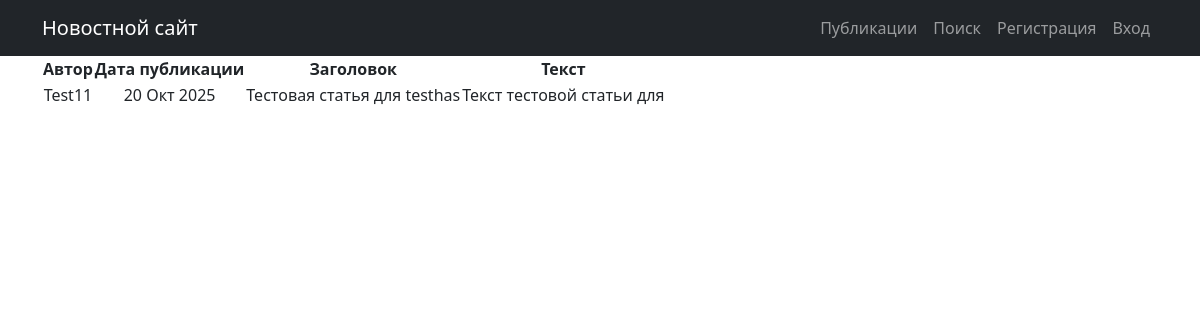
/post/42, run on the app's committed database.
### NewsPortal/models.py (models this page shows, shortened)
class Post(models.Model):
    article = 'СТ'
    news = 'НВ'
    POSITIONS = [(article, 'статья'), (news, 'новость')]
    positions = models.CharField(max_length=2, choices=POSITIONS, default=news)
    datetime = models.DateTimeField(auto_now_add=True)
    title = models.CharField(max_length=255)
    text = models.TextField()
    rating = models.IntegerField(default=0)
    author = models.ForeignKey("Author", on_delete=models.CASCADE)
    category = models.ManyToManyField("Category", through='PostCategory')

class Author(models.Model):
    rating = models.IntegerField(default=0)
    user = models.OneToOneField(User, on_delete=models.CASCADE)

### NewsPortal/views.py (the view)
# urls.py: path('<int:pk>', PostDetailView.as_view(), name="post_detail"),
class PostDetailView(DetailView):
    model = Post
    template_name = 'post_detail.html'
    context_object_name = 'post'
    cache_timeout = 120
    def get_object(self, *args, **kwargs):
        obj = cache.get(f'post-{self.kwargs["pk"]}')
        if not obj:
            obj = super().get_object(queryset=self.queryset)
            cache.set(f'post-{self.kwargs["pk"]}', obj)
        return obj

### NewsPortal/templatetags/custom_filters.py (called while the page is built)
@register.filter()
def censor(text, bad_words=None):
    if not isinstance(text, str):
        raise TypeError("Фильтр 'censor' применяется только к строкам")
    if bad_words is None:
        bad_words = {'редиска', 'негодяй', 'мерзавец', 'подлец', 'мошенник'}
    for word in bad_words:
        text = text.replace(word, word[0] + '*' * (len(word) - 1))
        text = text.replace(word.title(), word[0].upper() + '*' * (len(word) - 1))
    return text

### templates/post_detail.html (shortened to what this page needs)
{% extends 'flatpages/default.html' %}
{% load custom_filters %}
{% block content %}
<table>
    <thead>
    <tr>
        <th>Автор</th>
        <th>Дата публикации</th>
        <th>Заголовок</th>
        <th>Текст</th>
    </tr>
    </thead>
    <tbody>
    <tr>
        <td>{{ post.author.user.username }}</td>
        <td>{{ post.datetime|date:'d M Y' }}</td>
        <td>{{ post.title }}</td>
        <td>{{ post.text|censor}}</td>
    </tr>
    </tbody>
</table>
{% endblock content %}

### data on the page
Post: author.user.username "Test11", datetime "20 Окт 2025", title "Тестовая статья для testhas", text|censor "Текст тестовой статьи для"
